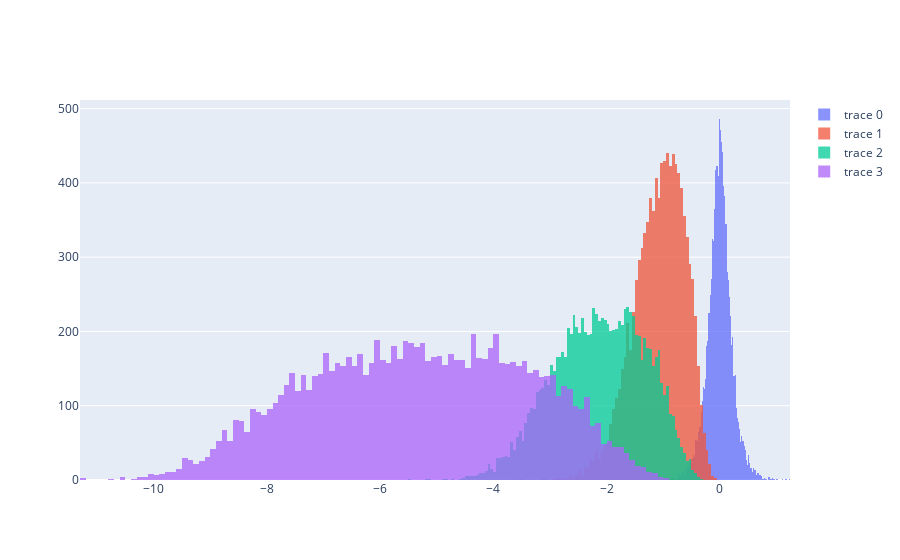

The cell this chart's notebook holds for it:
### Code cell
fig = go.Figure()
for i in range(len(costs)):

    fig.add_trace(go.Histogram(x=final_portfolios_values[i]))

# Overlay both histograms
fig.update_layout(barmode = 'overlay')
# Reduce opacity to see both histograms
fig.update_traces(opacity=0.75)
fig.show()

### Figure 1 — Plotly figure (JSON) as saved in the notebook; plotly's stock layout.template omitted (floating-point values rounded to 4 significant figures; data arrays with more than 128 entries replaced by an {"elided": "..."} marker saying what was removed)
{"data": [{"opacity": 0.75, "type": "histogram", "x": {"elided": "10000 float values"}}, {"opacity": 0.75, "type": "histogram", "x": {"elided": "10000 float values"}}, {"opacity": 0.75, "type": "histogram", "x": {"elided": "10000 float values"}}, {"opacity": 0.75, "type": "histogram", "x": {"elided": "10000 float values"}}], "layout": {"barmode": "overlay"}}
